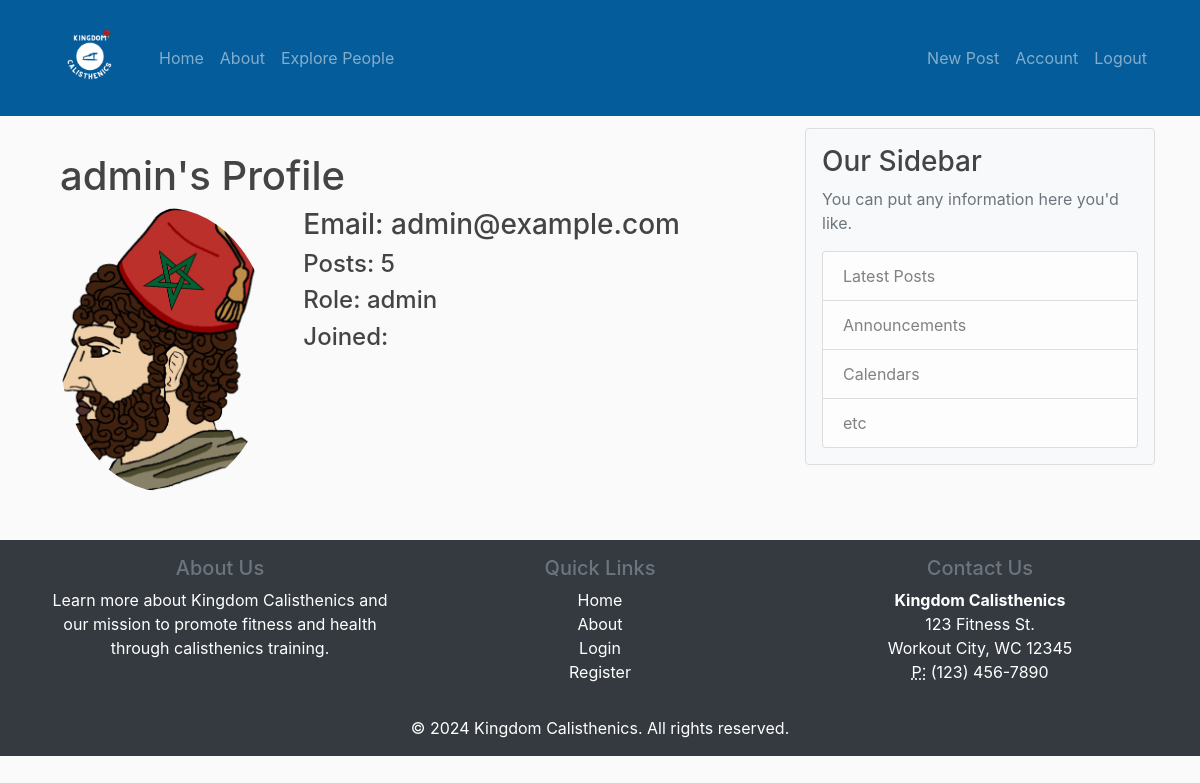
/user/1 (signed in), run on the app's committed database.
### CalisthenicsBlog/models.py (models this page shows, shortened)
class User(db.Model, UserMixin):
    id = db.Column(db.Integer, primary_key=True)
    username = db.Column(db.String(20), unique=True, nullable=False)
    email = db.Column(db.String(120), unique=True, nullable=False)
    image_file = db.Column(db.String(20), nullable=False, default='default.png')
    password = db.Column(db.String(60), nullable=False)
    role = db.Column(db.String(10), nullable=False, default='reader')
    posts = db.relationship('Post', backref='author', lazy=True)
    is_writer_applicant = db.Column(db.Boolean, default=False)  # True if user has applied to be a writer

### CalisthenicsBlog/routes.py (the view)
@app.route("/user/<int:user_id>")
@login_required
def user_profile(user_id):
    user = User.query.get_or_404(user_id)
    return render_template('user_profile.html', user=user)

### CalisthenicsBlog/models.py (called while the page is built)
@login_manager.user_loader
def load_user(user_id):
    return User.query.get(int(user_id))

### CalisthenicsBlog/templates/user_profile.html (shortened to what this page needs)
{% extends "layout.html" %}
{% block content %}
    <div class="container mt-4">
        <h1>{{ user.username }}'s Profile</h1>
        <div class="row">
            <div class="col-md-4">
                <img src="{{ url_for('static', filename='profile_pics/' + user.image_file) }}" class="img-fluid rounded-circle" alt="Profile Picture">
            </div>
            <div class="col-md-8">
                <h3>Email: {{ user.email }}</h3>
                <h4>Posts: {{ user.posts|length }}</h4>
                <h4>Role: {{ user.role }}</h4>
                <h4>Joined: {{ user.date_joined }}</h4>
            </div>
        </div>
    </div>
{% endblock %}

### CalisthenicsBlog/static/main.css (style rules this page uses)
body { background: #fafafa; color: #333333; margin-top: 5rem; }
h1, h2, h3, h4, h5, h6 { color: #444444; }

### data on the page
User: username "admin", image_file (placeholder picture), email "admin@example.com", role "admin"

### other printed values
{{ user.posts|length }} "5"
